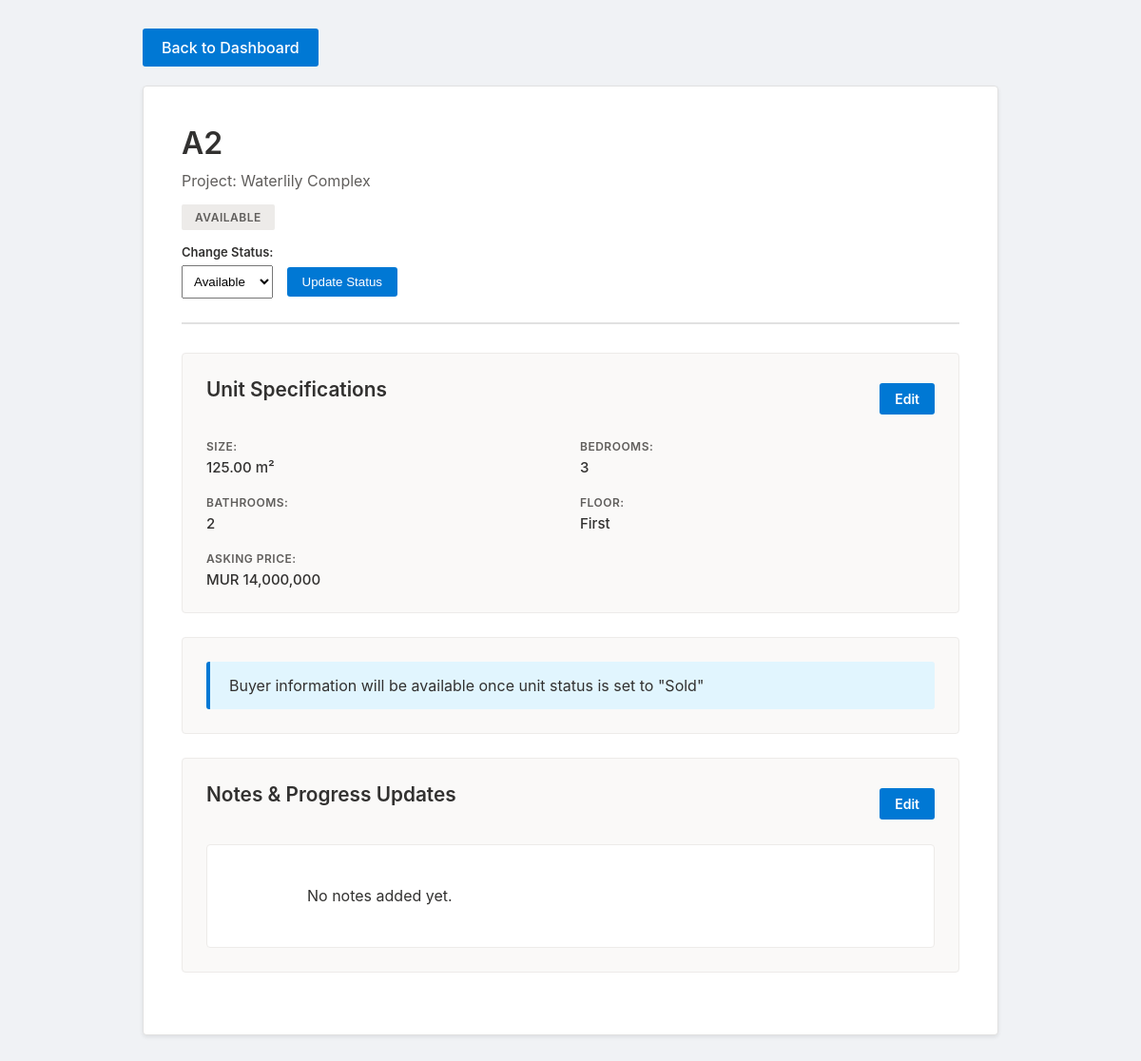
/unit/6 (signed in), run on the app's committed database.
### tables this page shows
CREATE TABLE units (
            id INTEGER PRIMARY KEY AUTOINCREMENT,
            project_id INTEGER,
            name TEXT NOT NULL,
            status TEXT NOT NULL,
            size_sqm REAL,
            bedrooms INTEGER,
            bathrooms INTEGER,
            floor_number TEXT,
            selling_price TEXT,
            buyer_name TEXT,
            buyer_phone TEXT,
            buyer_email TEXT,
            sale_price TEXT,
            notes TEXT,
            FOREIGN KEY (project_id) REFERENCES projects (id)
        );

CREATE TABLE projects (
            id INTEGER PRIMARY KEY AUTOINCREMENT,
            name TEXT NOT NULL
        );

### app.py (the view)
@app.route('/unit/<int:unit_id>')
def unit_details(unit_id):
    conn = get_db()
    unit = conn.execute('SELECT * FROM units WHERE id = ?', (unit_id,)).fetchone()
    project = conn.execute('SELECT * FROM projects WHERE id = ?', (unit['project_id'],)).fetchone()
    conn.close()
    return render_template('unit_details.html', unit=unit, project=project)

### app.py (called while the page is built)
def get_db():
    conn = sqlite3.connect('tracker.db')
    conn.row_factory = sqlite3.Row  # This lets us access columns by name
    return conn

@app.before_request
def require_login():
    allowed_routes = ['login', 'static']
    if request.endpoint not in allowed_routes and 'logged_in' not in session:
        return redirect(url_for('login'))

### templates/unit_details.html (shortened to what this page needs)
<!DOCTYPE html>
<html>
<head>
    <link rel="stylesheet" href="{{ url_for('static', filename='css/unit_details.css') }}">
</head>
<body>
    <div class="container">
        <div class="back-nav">
            <a href="/" class="back-link">Back to Dashboard</a>
        </div>
        <div class="details-card">
            <div class="header">
                <h1>{{ unit.name }}</h1>
                <p class="project-name">Project: {{ project.name }}</p>
                <span class="status-badge status-{{ unit.status|lower }}">{{ unit.status }}</span>
                <form method="POST" action="/update_status/{{ unit.id }}" style="margin-top: 15px;">
                    <label style="font-size: 13px; font-weight: 600; margin-right: 10px;">Change Status:</label>
                    <select name="new_status" style="padding: 8px; margin-right: 10px;">
                        <option value="Available" {% if unit.status == 'Available' %}selected{% endif %}>Available</option>
                    </select>
                    <button type="submit" style="padding: 8px 16px; background: #0078d4; color: white; border: none; border-radius: 3px; cursor: pointer;">Update Status</button>
                </form>
            </div>
            <div class="section">
                <div style="display: flex; justify-content: space-between; align-items: center; margin-bottom: 20px;">
                    <h2>Unit Specifications</h2>
                    {% if request.args.get('edit_specs') != 'true' %}
                    <a href="?edit_specs=true" style="background: #0078d4; color: white; padding: 8px 16px; text-decoration: none; border-radius: 3px; font-size: 14px; font-weight: 600;">Edit</a>
                    {% endif %}
                </div>
                {% if request.args.get('edit_specs') == 'true' %}
                <form method="POST" action="/update_specs/{{ unit.id }}">
                    <div style="display: grid; grid-template-columns: repeat(2, 1fr); gap: 15px;">
                        <div>
                            <label>Size (sqm)</label>
                            <input type="number" step="0.01" name="size_sqm" value="{{ unit.size_sqm or '' }}" placeholder="e.g., 85.5">
                        </div>
                        <div>
                            <label>Bedrooms</label>
                            <input type="number" name="bedrooms" value="{{ unit.bedrooms or '' }}" placeholder="e.g., 2">
                        </div>
                        <div>
                            <label>Bathrooms</label>
                            <input type="number" name="bathrooms" value="{{ unit.bathrooms or '' }}" placeholder="e.g., 1">
                        </div>
                        <div>
                            <label>Floor</label>
                            <select name="floor_number">
                                <option value="">Select floor</option>
                                <option value="Ground" {% if unit.floor_number == 'Ground' %}selected{% endif %}>Ground Floor</option>
                                <option value="First" {% if unit.floor_number == 'First' %}selected{% endif %}>First Floor</option>
                                <option value="Second" {% if unit.floor_number == 'Second' %}selected{% endif %}>Second Floor</option>
                                <option value="Third" {% if unit.floor_number == 'Third' %}selected{% endif %}>Third Floor</option>
                                <option value="Fourth" {% if unit.floor_number == 'Fourth' %}selected{% endif %}>Fourth Floor</option>
                                <option value="Fifth" {% if unit.floor_number == 'Fifth' %}selected{% endif %}>Fifth Floor</option>
                                <option value="Sixth" {% if unit.floor_number == 'Sixth' %}selected{% endif %}>Sixth Floor</option>
                                <option value="Seventh" {% if unit.floor_number == 'Seventh' %}selected{% endif %}>Seventh Floor</option>
                            </select>
                        </div>
                        <div style="grid-column: span 2;">
                            <label>Asking Price</label>
                            <input type="text" name="selling_price" value="{{ unit.selling_price or '' }}" placeholder="MUR 5,000,000">
                        </div>
                    </div>
                    <div style="margin-top: 20px; display: flex; gap: 10px;">
                        <button type="submit" class="save-btn" style="flex: 1;">Save Changes</button>
                        <a href="/unit/{{ unit.id }}" style="flex: 1; background: #8a8886; color: white; padding: 12px; text-align: center; text-decoration: none; border-radius: 3px; font-weight: 600;">Cancel</a>
                    </div>
                </form>
                {% else %}
                <div class="info-grid">
                    <div class="info-item">
                        <span class="info-label">Size:</span>
                        <span class="info-value">
                            {% if unit.size_sqm %}
                                {{ "{:,.2f}".format(unit.size_sqm) }} m²
                            {% else %}
                                Not specified
                            {% endif %}
                        </span>
                    </div>
                    <div class="info-item">
                        <span class="info-label">Bedrooms:</span>
                        <span class="info-value">{{ unit.bedrooms or 'Not specified' }}</span>
                    </div>
                    <div class="info-item">
                        <span class="info-label">Bathrooms:</span>
                        <span class="info-value">{{ unit.bathrooms or 'Not specified' }}</span>
                    </div>
                    <div class="info-item">
                        <span class="info-label">Floor:</span>
                        <span class="info-value">{{ unit.floor_number or 'Not specified' }}</span>
                    </div>
                    <div class="info-item" style="grid-column: span 2;">
                        <span class="info-label">Asking Price:</span>
                        <span class="info-value">
                            {% if unit.selling_price %}
                                MUR {{ "{:,}".format(unit.selling_price|int) if unit.selling_price.isdigit() else unit.selling_price }}
                            {% else %}
                                Not specified
                            {% endif %}
                        </span>
                    </div>
                </div>
                {% endif %}
            </div>
            {% if unit.status == 'Sold' %}
            <div class="section">
                <div style="display: flex; justify-content: space-between; align-items: center; margin-bottom: 20px;">
                    <h2>Buyer Information</h2>
                    {% if request.args.get('edit_buyer') != 'true' %}
                    <a href="?edit_buyer=true" style="background: #0078d4; color: white; padding: 8px 16px; text-decoration: none; border-radius: 3px; font-size: 14px; font-weight: 600;">Edit</a>
                    {% endif %}
                </div>
                {% if request.args.get('edit_buyer') == 'true' %}
                <form method="POST" action="/update_buyer/{{ unit.id }}">
                    <label>Buyer Name</label>
                    <input type="text" name="buyer_name" value="{{ unit.buyer_name or '' }}" placeholder="Full name of buyer">
                    <label>Phone Number</label>
                    <input type="text" name="buyer_phone" value="{{ unit.buyer_phone or '' }}" placeholder="+230 XXXX XXXX">
                    <label>Email Address</label>
                    <input type="email" name="buyer_email" value="{{ unit.buyer_email or '' }}" placeholder="buyer@example.com">
                    <label>Sale Price</label>
                    <input type="text" name="sale_price" value="{{ unit.sale_price or '' }}" placeholder="MUR 5,000,000">
                    <div style="margin-top: 20px; display: flex; gap: 10px;">
                        <button type="submit" class="save-btn" style="flex: 1;">Save Changes</button>
                        <a href="/unit/{{ unit.id }}" style="flex: 1; background: #8a8886; color: white; padding: 12px; text-align: center; text-decoration: none; border-radius: 3px; font-weight: 600;">Cancel</a>
                    </div>
                </form>
                {% else %}
                <div class="info-grid">
                    <div class="info-item">
                        <span class="info-label">Buyer Name:</span>
                        <span class="info-value">{{ unit.buyer_name or 'Not provided' }}</span>
                    </div>
                    <div class="info-item">
                        <span class="info-label">Phone:</span>
                        <span class="info-value">{{ unit.buyer_phone or 'Not provided' }}</span>
                    </div>
                    <div class="info-item">
                        <span class="info-label">Email:</span>
                        <span class="info-value">{{ unit.buyer_email or 'Not provided' }}</span>
                    </div>
                    <div class="info-item">
                        <span class="info-label">Sale Price:</span>
                        <span class="info-value">
                            {% if unit.sale_price %}
                                MUR {{ "{:,}".format(unit.sale_price|int) if unit.sale_price.isdigit() else unit.sale_price }}
                            {% else %}
                                Not provided
                            {% endif %}
                        </span>
                    </div>
                </div>
                {% endif %}
            </div>
            {% else %}
            <div class="section">
                <div class="info-message">
                    Buyer information will be available once unit status is set to "Sold"
                </div>
            </div>
            {% endif %}
            <div class="section">
                <div style="display: flex; justify-content: space-between; align-items: center; margin-bottom: 20px;">
                    <h2>Notes & Progress Updates</h2>
                    {% if request.args.get('edit_notes') != 'true' %}
                    <a href="?edit_notes=true" style="background: #0078d4; color: white; padding: 8px 16px; text-decoration: none; border-radius: 3px; font-size: 14px; font-weight: 600;">Edit</a>
                    {% endif %}
                </div>
                {% if request.args.get('edit_notes') == 'true' %}
                <form method="POST" action="/update_notes/{{ unit.id }}">
                    <label>Comments, Updates, or Additional Information</label>
                    <textarea name="notes" placeholder="Add notes about progress, issues, documents received, payments, etc.">{{ unit.notes or '' }}</textarea>
                    <div style="margin-top: 20px; display: flex; gap: 10px;">
                        <button type="submit" class="save-btn" style="flex: 1;">Save Changes</button>
                        <a href="/unit/{{ unit.id }}" style="flex: 1; background: #8a8886; color: white; padding: 12px; text-align: center; text-decoration: none; border-radius: 3px; font-weight: 600;">Cancel</a>
                    </div>
                </form>
                {% else %}
                <div class="notes-display">
                    {{ unit.notes or 'No notes added yet.' }}
                </div>
                {% endif %}
            </div>
        </div>
    </div>
</body>
</html>

### static/css/unit_details.css (style rules this page uses)
* { margin: 0; padding: 0; box-sizing: border-box; }
body { font-family: -apple-system, BlinkMacSystemFont, 'Segoe UI', 'Roboto', 'Helvetica Neue', Arial, sans-serif; background: #f0f2f5; color: #333; padding: 30px 20px; }
.container { max-width: 900px; margin: 0 auto; }
.back-nav { margin-bottom: 20px; }
.back-link { background: #0078d4; color: white; padding: 10px 20px; text-decoration: none; border-radius: 3px; font-weight: 500; display: inline-block; }
.details-card { background: #ffffff; padding: 40px; border: 1px solid #e1e1e1; border-radius: 4px; box-shadow: 0 2px 4px rgba(0,0,0,0.08); }
.header { padding-bottom: 25px; border-bottom: 2px solid #e1e1e1; margin-bottom: 30px; }
.header h1 { color: #323130; font-size: 2em; margin-bottom: 10px; font-weight: 600; }
.project-name { color: #605e5c; font-size: 1em; margin-bottom: 15px; }
.status-badge { display: inline-block; padding: 6px 14px; border-radius: 2px; font-weight: 600; font-size: 12px; text-transform: uppercase; letter-spacing: 0.5px; }
.status-available { background: #edebe9; color: #605e5c; }
.section { background: #faf9f8; padding: 25px; border-radius: 4px; margin-bottom: 25px; border: 1px solid #edebe9; }
.section h2 { color: #323130; margin-bottom: 20px; font-size: 1.3em; font-weight: 600; }
label { display: block; font-weight: 600; color: #323130; margin: 15px 0 6px 0; font-size: 14px; }
.info-message { background: #e1f5fe; border-left: 4px solid #0078d4; padding: 15px 20px; border-radius: 3px; color: #323130; }
.info-grid { display: grid; grid-template-columns: repeat(2, 1fr); gap: 20px; }
.info-item { display: flex; flex-direction: column; gap: 5px; }
.info-label { font-size: 12px; font-weight: 600; color: #605e5c; text-transform: uppercase; letter-spacing: 0.5px; }
.info-value { font-size: 15px; color: #323130; font-weight: 500; }
.notes-display { background: white; padding: 15px; border-radius: 4px; border: 1px solid #edebe9; min-height: 100px; white-space: pre-wrap; color: #323130; line-height: 1.6; }

### data on the page
units: name "A2", status "AVAILABLE", new_status "Available", size_sqm "125.00", bedrooms "3", bathrooms "2", floor_number "First", selling_price "14,000,000"
projects: name "Waterlily Complex"

### other printed values
{{ unit.notes or 'No notes added yet.' }} "No notes added yet."
